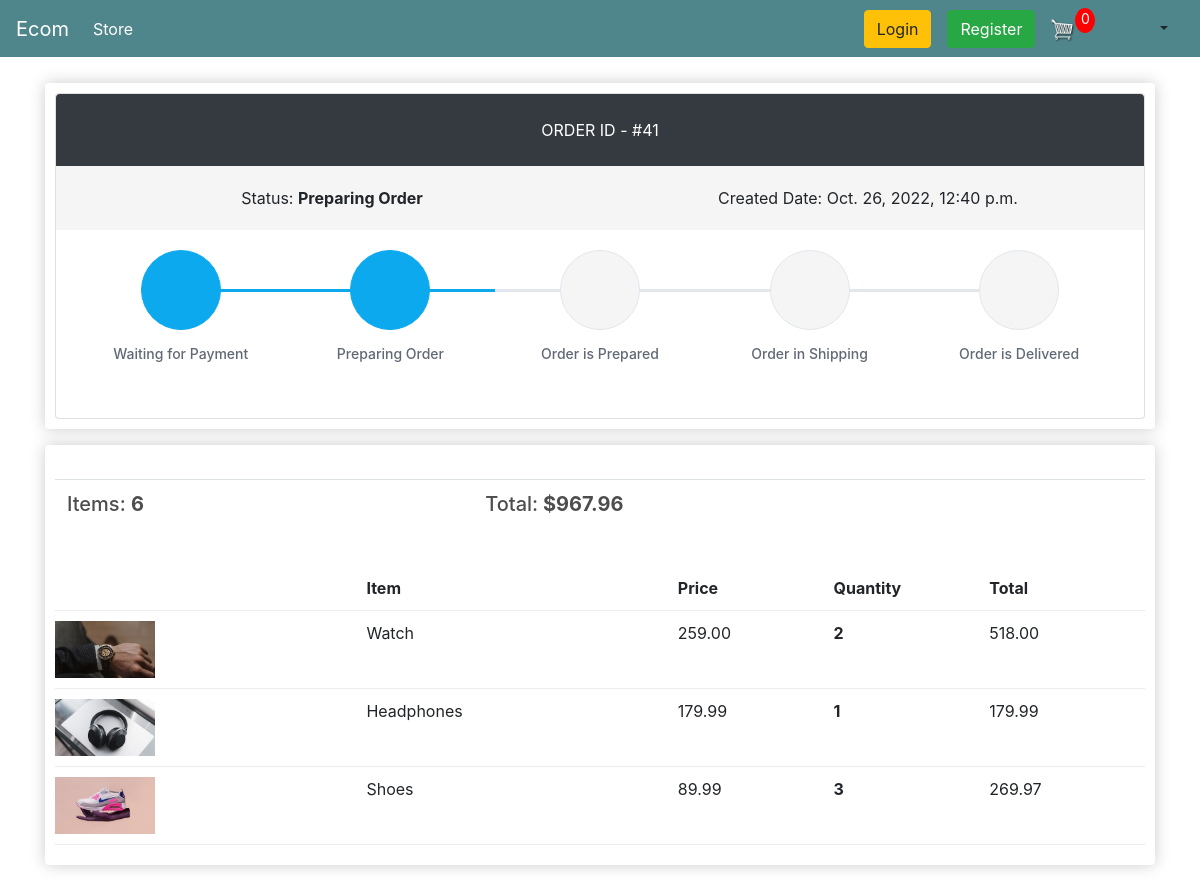
Before: /order-details/41 with the older database file.
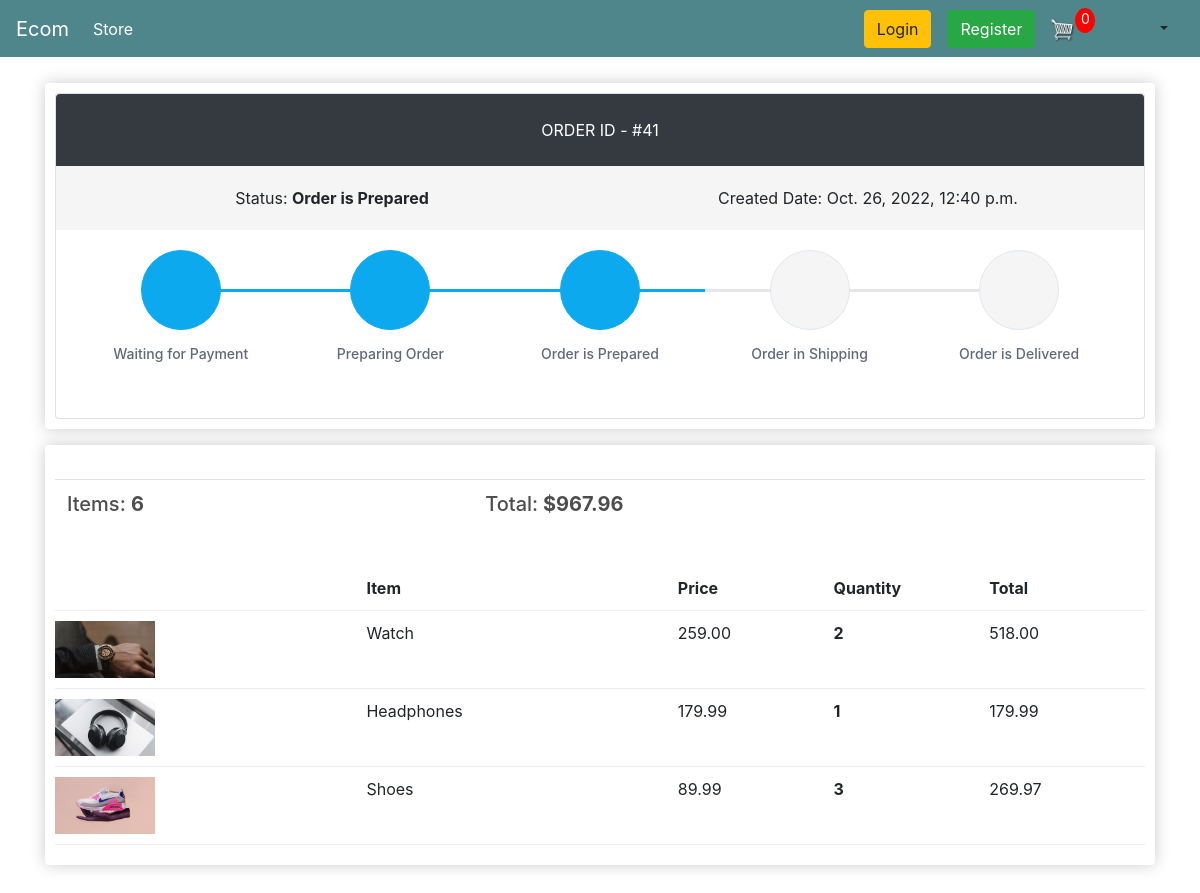
After: the same page with the newer database file.
### store/models.py (models this page shows, shortened)
class Order(models.Model):
    STATUS_CHOICES = (
        (0, 'Waiting for Payment'),
        (1, 'Preparing Order'),
        (2, 'Order is Prepared'),
        (3, 'Order in Shipping'),
        (4, 'Order is Delivered'),
        (5, 'Cancelled')
    )
    PAYMENT_OPTION_CHOICES = (
        ('Cash On Delivery', 'Cash On Delivery'),
        ('Bkash', 'Bkash'),
    )
    customer = models.ForeignKey(Customer, on_delete=models.SET_NULL, null=True, blank=True)
    order_status = models.IntegerField('Order Status', choices=STATUS_CHOICES, default=0)
    payment_option = models.CharField('Payment Options', choices=PAYMENT_OPTION_CHOICES, max_length=20, default='Cash On Delivery')
    created = models.DateTimeField('Created in', auto_now_add=True)
    modified = models.DateTimeField('Modified in', auto_now=True)
    transaction_id = models.CharField(max_length=100, null=True)
    class Meta:
        verbose_name = 'Order'
        ordering = ('-created',)
    @property
    def get_order_total(self):
        order_items = self.orderitem_set.all()
        total = sum([item.get_total for item in order_items])
        return total
    @property
    def get_number_of_items(self):
        order_items = self.orderitem_set.all()
        total = sum([item.quantity for item in order_items])
        return total

class OrderItem(models.Model):
    product = models.ForeignKey(Product, on_delete=models.SET_NULL, null=True, blank=True)
    order = models.ForeignKey(Order, on_delete=models.SET_NULL, null=True, blank=True)
    quantity = models.IntegerField(default=0, null=True, blank=True)
    date_added = models.DateTimeField(auto_now_add=True)
    def __str__(self) -> str:
        return f'OrderItem ID: {self.id}  ->   Name: {self.product.name}'
    @property
    def get_total(self):
        return self.quantity * self.product.price

class Product(models.Model):
    name = models.CharField(max_length=200, null=True)
    price = models.FloatField()
    discount_price = models.FloatField(default=0.0)
    digital = models.BooleanField(default=False, null=True, blank=True)
    image = models.ImageField(null=True, blank=True)
    @property
    def imageURL(self):
        try:
            url = self.image.url
        except:
            url = ''
        return url

### customers/views.py (the view)
# urls.py: path('order-details/<int:pk>', customer_views.OrderDetailView.as_view(), name = 'order-details'),
class OrderDetailView(DetailView):
    login_required = True
    template_name: str = "customers/order-details.html"
    context_object_name: str = "order"
    model = Order
    def get_context_data(self,*args, **kwargs):
        context = super(OrderDetailView, self).get_context_data(*args,**kwargs)
        context['items'] = self.items
        context['noOfCartItems'] = self.noOfCartItems
        context['trackInfoList'] = self.trackInfoList
        return context
    def get(self, request, *args, **kwargs):
        self.cookieData = cartData(request = request)
        self.noOfCartItems = self.cookieData['noOfCartItems']
        self.order_id = self.kwargs.get('pk')
        self.items = OrderItem.objects.filter(order__id = self.order_id)
        orders = Order.objects.filter(id = self.order_id)
        self.trackInfoList = getTrackInfoList(orders[0].order_status)
        print(f'order_id = {self.order_id}  items = {self.items},  noOfCartItems = {self.noOfCartItems}')
        return super(OrderDetailView, self).get(request, *args, **kwargs)

### store/utils.py (called while the page is built, shortened)
def cookieCart(request):
    try:
        temp_cart = json.loads(request.COOKIES['cart'])
    except:
        temp_cart = {}
    print('temp_cart: ', temp_cart)
    items = []
    cart = {
        'get_cart_total': 0,
        'get_checked_item_count': 0,
        'shipping': False
    }
    noOfCartItems = 0
    return {
        'noOfCartItems': noOfCartItems,
        'cart': cart,
        'items': items
    }

def cartData(request):
    if request.user.is_authenticated:
        customer = request.user.customer
        cart, created = Cart.objects.get_or_create(customer = customer)
        items = cart.cartitem_set.all()
        noOfCartItems = cart.get_all_cart_item_count
    else:
        cookieData = cookieCart(request = request)
        noOfCartItems = cookieData['noOfCartItems']
        cart = cookieData['cart']
        items = cookieData['items']
    return {
        'noOfCartItems': noOfCartItems,
        'cart': cart,
        'items': items
    }

### templates/customers/order-details.html (shortened to what this page needs)
{% extends 'store/main.html' %}
{% load static %}
{% block content %}
    <div class="row">
        <div class="col-lg-12">
            <div class="box-element padding-bottom-3x mb-3 mt-3">
                <div class="card">
                  <div class="p-4 text-center text-white text-lg rounded-top" style="background-color:#343a40 !important"><span class="text-uppercase">Order ID - </span><span class="text-medium">#{{ order.id }}</span></div>
                  <div class="d-flex flex-wrap flex-sm-nowrap justify-content-between py-3 px-2 bg-order-overview" style="background-color:#f5f5f5">
                    <div class="w-100 text-center py-1 px-2"><span class="text-medium">Status:</span> <strong>{{ order.get_order_status_display }}</strong></div>
                    <div class="w-100 text-center py-1 px-2"><span class="text-medium">Created Date:</span> {{ order.created }}</div>
                  </div>
                  <div class="card-body">
                    <div class="steps d-flex flex-wrap flex-sm-nowrap justify-content-between padding-top-2x padding-bottom-1x">
                        {% for trackInfo in trackInfoList %}
                            {% if trackInfo.is_completed %}
                            <div class="step completed">
                            {% else %}
                            <div class="step">
                            {% endif %}
                                <div class="step-icon-wrap">
                                <div class="step-icon"><i class="{{ trackInfo.icon }}"></i></div>
                                </div>
                                <h4 class="step-title">{{ trackInfo.title }}</h4>
                            </div>
                        {% endfor%}
                    </div>
                  </div>
                </div>
            </div>
            <div class="box-element mb-5">
                <br>
                <table class="table">
                    <tr>
                        <th><h5>Items: <strong>{{ order.get_number_of_items }} </strong></h5></th>
                        <th><h5>Total:<strong> ${{order.get_order_total|floatformat:2}} </strong></h5></th>
                    </tr>
                </table>
                <br/>
                <div class="cart-row">
                    <div style="flex:2"></div>
                    <div style="flex:2"><strong>Item</strong></div>
                    <div style="flex:1"><strong>Price</strong></div>
                    <div style="flex:1"><strong>Quantity</strong></div>
                    <div style="flex:1"><strong>Total</strong></div>
                </div>
                {% for item in items %}
                    <div class="cart-row">
                        <div style="flex:2"><img class="row-image" src="{{item.product.imageURL}}"></div>
                        <div style="flex:2"><p>{{item.product.name}}</p></div>
                        <div style="flex:1"><p>{{item.product.price|floatformat:2}} </p></div>
                        <div style="flex:1">
                            <p class="quantity">{{item.quantity}}</p>
                        </div>
                        <div style="flex:1"><p>{{item.get_total|floatformat:2}} </p></div>
                    </div>
                {% endfor %}
            </div>
        </div>
    </div>
    <link rel="stylesheet" type="text/css" href="{% static 'css/order-details.css' %}">
    <link rel="stylesheet" href="https://cdn.jsdelivr.net/npm/pixeden-stroke-7-icon@1.2.3/pe-icon-7-stroke/dist/pe-icon-7-stroke.min.css">
    <link href="https://cdn.jsdelivr.net/npm/bootstrap@4.4.1/dist/css/bootstrap.min.css" rel="stylesheet">
{% endblock content %}

Changed rows visible on the page:
changed Order id 41: order_status "Preparing Order" → "Order is Prepared"
